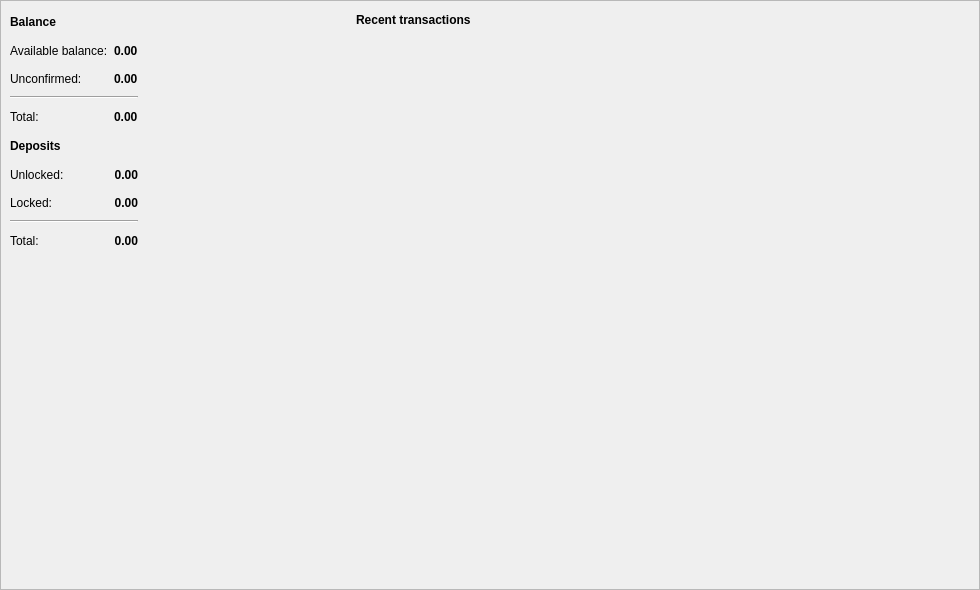
<?xml version="1.0" encoding="UTF-8"?>
<ui version="4.0">
 <class>OverviewFrame</class>
 <widget class="QFrame" name="OverviewFrame">
  <property name="geometry">
   <rect>
    <x>0</x>
    <y>0</y>
    <width>980</width>
    <height>590</height>
   </rect>
  </property>
  <property name="windowTitle">
   <string>Frame</string>
  </property>
  <property name="frameShape">
   <enum>QFrame::StyledPanel</enum>
  </property>
  <property name="frameShadow">
   <enum>QFrame::Raised</enum>
  </property>
  <layout class="QGridLayout" name="gridLayout" columnstretch="35,65">
   <property name="sizeConstraint">
    <enum>QLayout::SetDefaultConstraint</enum>
   </property>
   <property name="leftMargin">
    <number>0</number>
   </property>
   <property name="topMargin">
    <number>0</number>
   </property>
   <property name="rightMargin">
    <number>0</number>
   </property>
   <property name="bottomMargin">
    <number>0</number>
   </property>
   <property name="horizontalSpacing">
    <number>5</number>
   </property>
   <property name="verticalSpacing">
    <number>0</number>
   </property>
   <item row="0" column="0">
    <widget class="QFrame" name="m_overviewWalletFrame">
     <property name="minimumSize">
      <size>
       <width>0</width>
       <height>260</height>
      </size>
     </property>
     <property name="maximumSize">
      <size>
       <width>16777215</width>
       <height>260</height>
      </size>
     </property>
     <property name="frameShape">
      <enum>QFrame::NoFrame</enum>
     </property>
     <property name="frameShadow">
      <enum>QFrame::Raised</enum>
     </property>
     <layout class="QGridLayout" name="gridLayout_2">
      <item row="4" column="1">
       <widget class="QLabel" name="m_totalBalanceLabel">
        <property name="font">
         <font>
          <weight>75</weight>
          <bold>true</bold>
         </font>
        </property>
        <property name="text">
         <string notr="true">0.00</string>
        </property>
       </widget>
      </item>
      <item row="1" column="1">
       <widget class="QLabel" name="m_actualBalanceLabel">
        <property name="font">
         <font>
          <weight>75</weight>
          <bold>true</bold>
         </font>
        </property>
        <property name="text">
         <string notr="true">0.00</string>
        </property>
       </widget>
      </item>
      <item row="4" column="0">
       <widget class="QLabel" name="label_6">
        <property name="text">
         <string>Total:</string>
        </property>
       </widget>
      </item>
      <item row="0" column="0">
       <widget class="QLabel" name="label">
        <property name="font">
         <font>
          <weight>75</weight>
          <bold>true</bold>
         </font>
        </property>
        <property name="text">
         <string>Balance</string>
        </property>
       </widget>
      </item>
      <item row="2" column="0">
       <widget class="QLabel" name="label_4">
        <property name="text">
         <string>Unconfirmed:</string>
        </property>
       </widget>
      </item>
      <item row="1" column="0">
       <widget class="QLabel" name="label_2">
        <property name="text">
         <string>Available balance:</string>
        </property>
       </widget>
      </item>
      <item row="3" column="0" colspan="2">
       <widget class="Line" name="line">
        <property name="orientation">
         <enum>Qt::Horizontal</enum>
        </property>
       </widget>
      </item>
      <item row="2" column="1">
       <widget class="QLabel" name="m_pendingBalanceLabel">
        <property name="font">
         <font>
          <weight>75</weight>
          <bold>true</bold>
         </font>
        </property>
        <property name="text">
         <string notr="true">0.00</string>
        </property>
       </widget>
      </item>
      <item row="1" column="2">
       <widget class="QLabel" name="m_tickerLabel0">
        <property name="text">
         <string notr="true"/>
        </property>
       </widget>
      </item>
      <item row="4" column="2">
       <widget class="QLabel" name="m_tickerLabel1">
        <property name="text">
         <string notr="true"/>
        </property>
       </widget>
      </item>
      <item row="2" column="2">
       <widget class="QLabel" name="m_tickerLabel2">
        <property name="text">
         <string notr="true"/>
        </property>
       </widget>
      </item>
      <item row="11" column="2">
       <widget class="QLabel" name="m_tickerLabel3">
        <property name="text">
         <string notr="true"/>
        </property>
       </widget>
      </item> 
      <item row="12" column="2">
       <widget class="QLabel" name="m_tickerLabel4">
        <property name="text">
         <string notr="true"/>
        </property>
       </widget>
      </item>
      <item row="14" column="2">
       <widget class="QLabel" name="m_tickerLabel5">
        <property name="text">
         <string notr="true"/>
        </property>
       </widget>
      </item> 
      <item row="10" column="0">
       <widget class="QLabel" name="label_3">
        <property name="font">
         <font>
          <weight>75</weight>
          <bold>true</bold>
         </font>
        </property>
        <property name="text">
         <string>Deposits</string>
        </property>
       </widget>
      </item>
      <item row="11" column="0">
       <widget class="QLabel" name="label_7">
        <property name="text">
         <string>Unlocked:</string>
        </property>
       </widget>
      </item>
      <item row="11" column="1" colspan="1">
       <widget class="QLabel" name="m_unlockedDepositLabel">
        <property name="font">
         <font>
          <weight>75</weight>
          <bold>true</bold>
         </font>
        </property>
        <property name="text">
         <string notr="true">0.00</string>
        </property>
        <property name="alignment">
         <set>Qt::AlignRight|Qt::AlignTrailing|Qt::AlignVCenter</set>
        </property>
       </widget>
      </item>
      <item row="12" column="0">
       <widget class="QLabel" name="label_5">
        <property name="text">
         <string>Locked:</string>
        </property>
       </widget>
      </item>
      <item row="12" column="1" colspan="1">
       <widget class="QLabel" name="m_lockedDepositLabel">
        <property name="font">
         <font>
          <weight>75</weight>
          <bold>true</bold>
         </font>
        </property>
        <property name="text">
         <string notr="true">0.00</string>
        </property>
        <property name="alignment">
         <set>Qt::AlignRight|Qt::AlignTrailing|Qt::AlignVCenter</set>
        </property>
       </widget>
      </item>
      <item row="13" column="0" colspan="2">
       <widget class="Line" name="line2">
        <property name="orientation">
         <enum>Qt::Horizontal</enum>
        </property>
       </widget>
      </item>
      <item row="14" column="0">
       <widget class="QLabel" name="label_9">
        <property name="text">
         <string>Total:</string>
        </property>
       </widget>
      </item>
      <item row="14" column="1" colspan="1">
       <widget class="QLabel" name="m_totalDepositLabel">
        <property name="font">
         <font>
          <weight>75</weight>
          <bold>true</bold>
         </font>
        </property>
        <property name="text">
         <string notr="true">0.00</string>
        </property>
        <property name="alignment">
         <set>Qt::AlignRight|Qt::AlignTrailing|Qt::AlignVCenter</set>
        </property>
       </widget>
      </item>
      <item row="2" column="3">
       <spacer name="horizontalSpacer_2">
        <property name="orientation">
         <enum>Qt::Horizontal</enum>
        </property>
        <property name="sizeHint" stdset="0">
         <size>
          <width>40</width>
          <height>20</height>
         </size>
        </property>
       </spacer>
      </item>
     </layout>
    </widget>
   </item>
   <item row="1" column="0" rowspan="2">
    <spacer name="verticalSpacer">
     <property name="orientation">
      <enum>Qt::Vertical</enum>
     </property>
     <property name="sizeType">
      <enum>QSizePolicy::Expanding</enum>
     </property>
     <property name="sizeHint" stdset="0">
      <size>
       <width>20</width>
       <height>425</height>
      </size>
     </property>
    </spacer>
   </item>
   <item row="0" column="1" rowspan="3">
    <widget class="QFrame" name="frame_2">
     <property name="minimumSize">
      <size>
       <width>0</width>
       <height>0</height>
      </size>
     </property>
     <property name="maximumSize">
      <size>
       <width>16777215</width>
       <height>16777215</height>
      </size>
     </property>
     <property name="frameShape">
      <enum>QFrame::NoFrame</enum>
     </property>
     <property name="frameShadow">
      <enum>QFrame::Raised</enum>
     </property>
     <layout class="QVBoxLayout" name="verticalLayout">
      <item>
       <layout class="QHBoxLayout" name="horizontalLayout">
        <item>
         <widget class="QLabel" name="label_8">
          <property name="font">
           <font>
            <weight>75</weight>
            <bold>true</bold>
           </font>
          </property>
          <property name="text">
           <string>Recent transactions</string>
          </property>
         </widget>
        </item>
        <item>
         <spacer name="horizontalSpacer">
          <property name="orientation">
           <enum>Qt::Horizontal</enum>
          </property>
          <property name="sizeHint" stdset="0">
           <size>
            <width>40</width>
            <height>20</height>
           </size>
          </property>
         </spacer>
        </item>
       </layout>
      </item>
      <item>
       <widget class="QTreeView" name="m_recentTransactionsView">
        <property name="palette">
         <palette>
          <active>
           <colorrole role="Base">
            <brush brushstyle="SolidPattern">
             <color alpha="0">
              <red>0</red>
              <green>0</green>
              <blue>0</blue>
             </color>
            </brush>
           </colorrole>
           <colorrole role="Window">
            <brush brushstyle="SolidPattern">
             <color alpha="0">
              <red>0</red>
              <green>0</green>
              <blue>0</blue>
             </color>
            </brush>
           </colorrole>
          </active>
          <inactive>
           <colorrole role="Base">
            <brush brushstyle="SolidPattern">
             <color alpha="0">
              <red>0</red>
              <green>0</green>
              <blue>0</blue>
             </color>
            </brush>
           </colorrole>
           <colorrole role="Window">
            <brush brushstyle="SolidPattern">
             <color alpha="0">
              <red>0</red>
              <green>0</green>
              <blue>0</blue>
             </color>
            </brush>
           </colorrole>
          </inactive>
          <disabled>
           <colorrole role="Base">
            <brush brushstyle="SolidPattern">
             <color alpha="0">
              <red>0</red>
              <green>0</green>
              <blue>0</blue>
             </color>
            </brush>
           </colorrole>
           <colorrole role="Window">
            <brush brushstyle="SolidPattern">
             <color alpha="0">
              <red>0</red>
              <green>0</green>
              <blue>0</blue>
             </color>
            </brush>
           </colorrole>
          </disabled>
         </palette>
        </property>
        <property name="focusPolicy">
         <enum>Qt::NoFocus</enum>
        </property>
        <property name="autoFillBackground">
         <bool>true</bool>
        </property>
        <property name="styleSheet">
         <string notr="true"/>
        </property>
        <property name="frameShape">
         <enum>QFrame::NoFrame</enum>
        </property>
        <property name="editTriggers">
         <set>QAbstractItemView::NoEditTriggers</set>
        </property>
        <property name="selectionMode">
         <enum>QAbstractItemView::NoSelection</enum>
        </property>
        <property name="rootIsDecorated">
         <bool>false</bool>
        </property>
        <property name="uniformRowHeights">
         <bool>true</bool>
        </property>
        <property name="itemsExpandable">
         <bool>false</bool>
        </property>
        <property name="headerHidden">
         <bool>true</bool>
        </property>
        <property name="expandsOnDoubleClick">
         <bool>false</bool>
        </property>
       </widget>
      </item>
     </layout>
    </widget>
   </item>
  </layout>
 </widget>
 <resources/>
 <connections/>
</ui>
